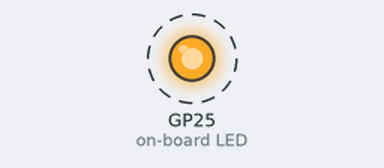
A program run on a simulated Raspberry Pi Pico running MicroPython. Shown: output pins drawn as LEDs (lit = HIGH). Dashed ring = blinking.

Above: at 0.2 s.
Timing chart, 0 to 3.0 s (numbered marks = the images above):
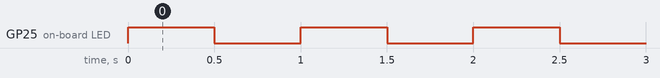

Measured:
- by itself, GP25 (on-board LED): alternates HIGH for 0.50 s and LOW for 0.50 s

The program:

blink_led.py
```python
from machine import Pin as pin
import time

led = pin(25, pin.OUT)

def blink_led(delay):

    led.on()
    time.sleep(delay)
    led.off()
    time.sleep(delay)

while True:
    blink_led(0.5)
```
